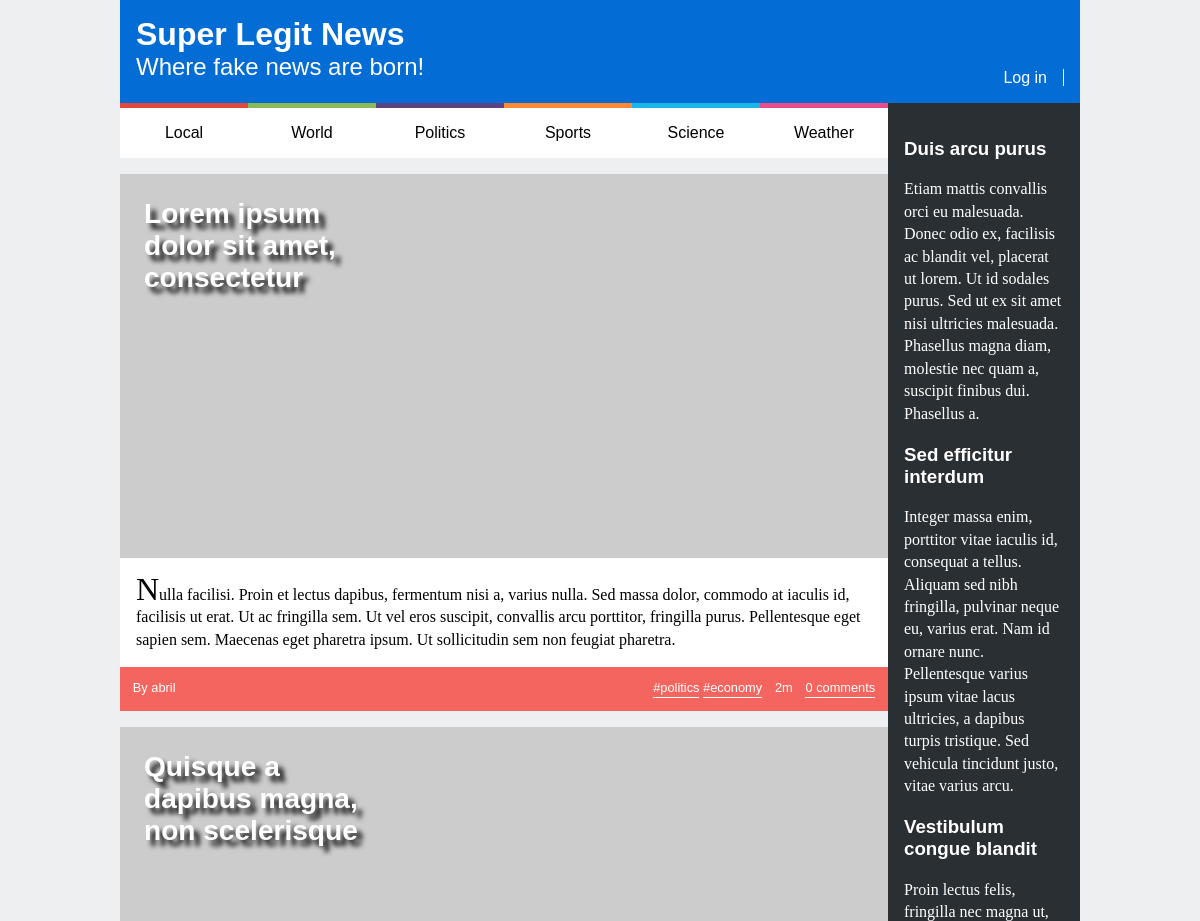
Before: / (upper part) with the older database file.
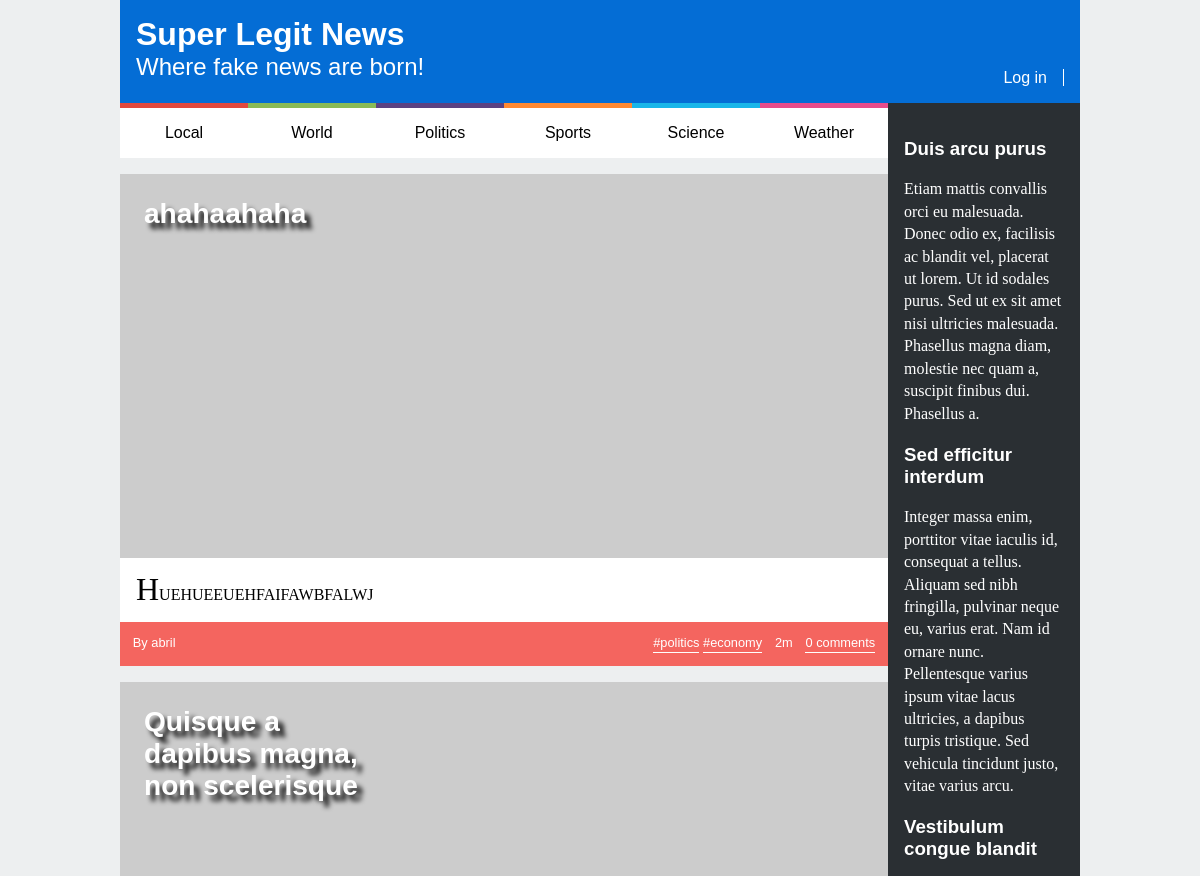
After: the same page with the newer database file.
### tables this page shows
CREATE TABLE news (
  id INTEGER PRIMARY KEY,            -- article id
  title VARCHAR,                     -- title of the article
  published INTEGER,                 -- date when the article was published in epoch format
  tags VARCHAR,                      -- comma separated tags
  username VARCHAR REFERENCES users, -- user that wrote the article
  introduction VARCHAR,              -- a introductory paragraph
  fulltext VARCHAR                   -- the rest of the text
);

### database/news.php (called while the page is built, shortened)
<?php
    function getAllNews($db) : array {
        $stmt = $db->prepare('SELECT news.*, users.*, COUNT(comments.id) AS comments
                            FROM news JOIN
                                users USING (username) LEFT JOIN
                                comments ON comments.news_id = news.id
                            GROUP BY news.id, users.username
                            ORDER BY published DESC'
                        );
        $stmt->execute();
        return $stmt->fetchAll();
    }
?>

### utils/time.php (called while the page is built)
<?php
    function getTimeInterval(int $timestamp) : string {
        $now = time();
        $interval = $now - $timestamp;
        if ($interval < 60) {
            return strval($interval) . 's';
        }
        else if ($interval < 60*60) {
            return strval(floor($interval/60)) . 'm';
        }
        else if ($interval < 60*60*24) {
            return strval(floor($interval/(60*60))) . 'h';
        }
        else if ($interval < 60*60*24*30) {
            return strval(floor($interval/(60*60*24))) . 'd';
        }
        else if ($interval < 60*60*24*30*12) {
            return strval(floor($interval/(60*60*24*30))) . 'm';
        }
        else {
            return strval(floor($interval/(60*60*24*30*12))) . 'y';
        }
    }
?>

### templates/news.php (the view, shortened to what this page needs)
<?php
    function output_articles(array $articles, bool $full, ?array $comments) : void { ?>
    <section id="news">
        <?php foreach($articles as $article) output_article($article, $full, $comments); ?>
    </section>
<?php } ?>
<?php
    function output_article($article, bool $full, $comments) : void { ?>
        <article>
            <header>
                <h1><a href="article.php?id=<?=$article['id']?>"><?= $article['title'] ?></a></h1>
            </header>
            <img src="https://picsum.photos/600/300" alt="">
            <p><?= $article['introduction'] ?></p>
            <?= output_article_footer($article); ?>
        </article>
<?php } ?>
<?php
    function output_article_footer($article) : void {
        $tags = explode(',', $article['tags']); ?>
        <footer>
            <span class="author"><?= $article['username'] ?></span>
            <span class="tags">
                <?php foreach($tags as $tag) { ?>
                    <a href="index.html">#<?= $tag ?></a>
                <?php } ?>
            </span>
            <span class="date"><?= getTimeInterval($article['published']) ?></span>
            <a class="comments" href="article.php?id=<?=$article['id']?>#comments"><?= $article['comments'] ?></a>
        </footer>
<?php
    }
?>

Changed rows visible on the page:
changed news "politics": title "Lorem ipsum dolor sit amet, consectetur" → "ahahaahaha"; introduction "Nulla facilisi. Proin et lectus dapibus, fermentum nisi a, varius nulla. Sed massa dolor, commodo at iaculis id, facilisis ut erat. Ut ac fringilla sem. Ut vel eros suscipit, convallis arcu porttitor, fringilla purus. Pellentesque eget sapien sem. Maecenas eget pharetra ipsum. Ut sollicitudin sem non feugiat pharetra." → "HUEHUEEUEHFAIFAWBFALWJ"
